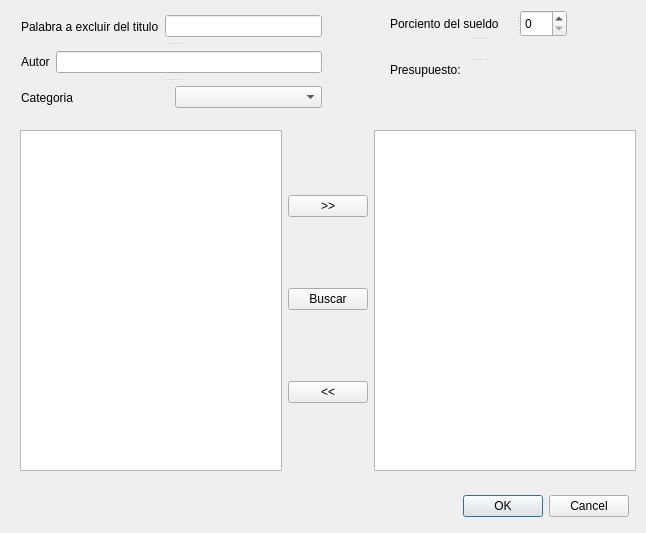
<?xml version="1.0" encoding="UTF-8"?>
<ui version="4.0">
 <class>Dialog</class>
 <widget class="QDialog" name="Dialog">
  <property name="windowModality">
   <enum>Qt::ApplicationModal</enum>
  </property>
  <property name="geometry">
   <rect>
    <x>0</x>
    <y>0</y>
    <width>646</width>
    <height>533</height>
   </rect>
  </property>
  <property name="windowTitle">
   <string>Libros  de X autor con palabras excluidas</string>
  </property>
  <property name="sizeGripEnabled">
   <bool>false</bool>
  </property>
  <property name="modal">
   <bool>true</bool>
  </property>
  <widget class="QDialogButtonBox" name="buttonBox">
   <property name="geometry">
    <rect>
     <x>460</x>
     <y>490</y>
     <width>171</width>
     <height>32</height>
    </rect>
   </property>
   <property name="locale">
    <locale language="Spanish" country="DominicanRepublic"/>
   </property>
   <property name="orientation">
    <enum>Qt::Horizontal</enum>
   </property>
   <property name="standardButtons">
    <set>QDialogButtonBox::Cancel|QDialogButtonBox::Ok</set>
   </property>
   <property name="centerButtons">
    <bool>true</bool>
   </property>
  </widget>
  <widget class="QWidget" name="layoutWidget">
   <property name="geometry">
    <rect>
     <x>20</x>
     <y>130</y>
     <width>616</width>
     <height>341</height>
    </rect>
   </property>
   <layout class="QHBoxLayout" name="horizontalLayout">
    <item>
     <widget class="QListView" name="listSugerencias"/>
    </item>
    <item>
     <layout class="QVBoxLayout" name="verticalLayout">
      <item>
       <widget class="QPushButton" name="pbAdd">
        <property name="text">
         <string>&gt;&gt;</string>
        </property>
       </widget>
      </item>
      <item>
       <widget class="QPushButton" name="pbBuscar">
        <property name="text">
         <string>Buscar</string>
        </property>
       </widget>
      </item>
      <item>
       <widget class="QPushButton" name="pbRemove">
        <property name="text">
         <string>&lt;&lt;</string>
        </property>
       </widget>
      </item>
     </layout>
    </item>
    <item>
     <widget class="QListView" name="listCarrito"/>
    </item>
   </layout>
  </widget>
  <widget class="QSplitter" name="splitter_2">
   <property name="geometry">
    <rect>
     <x>390</x>
     <y>10</y>
     <width>177</width>
     <height>68</height>
    </rect>
   </property>
   <property name="orientation">
    <enum>Qt::Vertical</enum>
   </property>
   <widget class="QSplitter" name="splitter">
    <property name="orientation">
     <enum>Qt::Horizontal</enum>
    </property>
    <widget class="QLabel" name="label_3">
     <property name="text">
      <string>Porciento del sueldo</string>
     </property>
    </widget>
    <widget class="QSpinBox" name="spnPorcentajeSueldo"/>
   </widget>
   <widget class="QLabel" name="lblPresupuesto">
    <property name="text">
     <string/>
    </property>
   </widget>
   <widget class="QLabel" name="label_2">
    <property name="text">
     <string>Presupuesto:</string>
    </property>
   </widget>
  </widget>
  <widget class="QSplitter" name="splitter_3">
   <property name="geometry">
    <rect>
     <x>21</x>
     <y>11</y>
     <width>301</width>
     <height>102</height>
    </rect>
   </property>
   <property name="orientation">
    <enum>Qt::Vertical</enum>
   </property>
   <widget class="QWidget" name="">
    <layout class="QHBoxLayout" name="horizontalLayout_3">
     <item>
      <widget class="QLabel" name="label_4">
       <property name="text">
        <string>Palabra a excluir del titulo</string>
       </property>
      </widget>
     </item>
     <item>
      <widget class="QLineEdit" name="linePalabra"/>
     </item>
    </layout>
   </widget>
   <widget class="QWidget" name="">
    <layout class="QHBoxLayout" name="horizontalLayout_2">
     <item>
      <widget class="QLabel" name="label">
       <property name="text">
        <string>Autor</string>
       </property>
      </widget>
     </item>
     <item>
      <widget class="QLineEdit" name="txtAutor"/>
     </item>
    </layout>
   </widget>
   <widget class="QWidget" name="">
    <layout class="QHBoxLayout" name="horizontalLayout_4">
     <item>
      <widget class="QLabel" name="label_5">
       <property name="text">
        <string>Categoria</string>
       </property>
      </widget>
     </item>
     <item>
      <widget class="QComboBox" name="cbxCategoria"/>
     </item>
    </layout>
   </widget>
  </widget>
 </widget>
 <resources/>
 <connections>
  <connection>
   <sender>buttonBox</sender>
   <signal>accepted()</signal>
   <receiver>Dialog</receiver>
   <slot>accept()</slot>
   <hints>
    <hint type="sourcelabel">
     <x>248</x>
     <y>254</y>
    </hint>
    <hint type="destinationlabel">
     <x>157</x>
     <y>274</y>
    </hint>
   </hints>
  </connection>
  <connection>
   <sender>buttonBox</sender>
   <signal>rejected()</signal>
   <receiver>Dialog</receiver>
   <slot>reject()</slot>
   <hints>
    <hint type="sourcelabel">
     <x>316</x>
     <y>260</y>
    </hint>
    <hint type="destinationlabel">
     <x>286</x>
     <y>274</y>
    </hint>
   </hints>
  </connection>
 </connections>
</ui>
